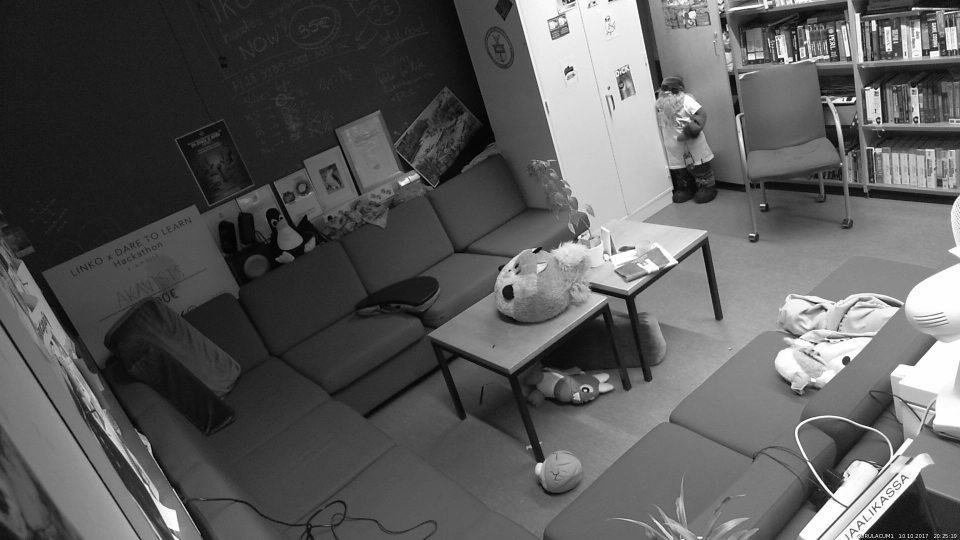
#> input picture Image Processing/imageset/room1_clear.jpg, 1920 x 1080 px (shown at 1/2 size)
$ python motiondetect.py imageset/room1_clear.jpg imageset/room2_clear.jpg 5 5
#> lines starting #> are read from the running program, lines starting #| are printed output that depends on the picture
import cv2
import sys
import time
import numpy
import urllib.request
from urllib.parse import urlencode
from urllib.request import Request, urlopen
import matplotlib.pyplot as plt
import matplotlib.image as mpimg
from collections import deque

br = 5
interval = 60

api = 'http://siika.es:1337/motion'
heatmap_api = 'http://siika.es:1337/heatmap'
prev = []
new = []
heatmap = deque()

sources = [
    'http://haba.tko-aly.fi/kuvat/webcam1.jpg',
    'http://haba.tko-aly.fi/kuvat/webcam2.jpg'
]

seatCoordinates = [
    (960, 400),
    (800, 500),
    (610, 595),
    (415, 745),
    (600, 915),
    (750, 1060),
    (1340, 1030),
    (1565, 800),
    (1735, 615)]

# Read image from url as greyscale
def getImageFromUrl(url):
#> called with url = 'imageset/room1_clear.jpg'
    res = urllib.request.urlopen(url)
    img = numpy.asarray(bytearray(res.read()), dtype="uint8")
    img = cv2.imdecode(img, cv2.IMREAD_GRAYSCALE)
#> img is the input picture: shape (1080, 1920); min 0, max 255, mean 91.4

    return img

def checkSofas(img):
    for i, c in enumerate(seatCoordinates):
        x,y = c
        size = 20
        roi = img[y-size:y+size, x-size:x+size]
        mean = roi.mean()
        print("%s: %s" % (i, mean > 100))
        cv2.rectangle(img, (x-size, y-size), (x+size, y+size), red)

def showImageAndWait(img):
    cv2.imshow('image', img)
    cv2.waitKey(0)

def compareImages(prev, new):

    diff = cv2.absdiff(prev, new)
#> diff: shape (1080, 1920); every value is 0
    ret, thresh = cv2.threshold(diff, 5, 255, cv2.THRESH_BINARY)

    # Absolute change in pixel values
    # Usually between 200 000 - 50 000 000
    absolutePixelChange = numpy.sum(diff)
#> absolutePixelChange = 0

    # Calculate maximum pixel values from image size
    maxPixelValue = diff.shape[0]*diff.shape[1]*255
#> maxPixelValue = 528768000

    # Percentage of change relative to maximum change in pixels
    # If all pixels change from 0 -> 255, the value is 1,0
    relativePixelChange = absolutePixelChange / maxPixelValue
#> relativePixelChange = 0

    # Percentage of change in thresholded image
    thresholdChange = numpy.sum(thresh)
#> thresholdChange = 0
    relativeThresholdChange = thresholdChange / maxPixelValue
#> relativeThresholdChange = 0

    # Uncomment to view the images:
    # showImageAndWait(diff)
    # showImageAndWait(thresh)

    # Discard data if change is too much (i.e light switched off)
    if(relativeThresholdChange >= 0.90 or relativeThresholdChange < 0.001):
        return None

    data = {
        'abs_change': absolutePixelChange,
        'rel_change': relativePixelChange,
        'thresh_change': relativeThresholdChange
    }

    return data

def processImages(prev, new):
    return cv2.addWeighted(prev, 0.5, new, 0.5, 0)

def getDiff(prev, new):
    diff = cv2.absdiff(prev, new)
    ret, thresh = cv2.threshold(diff, 5, 255, cv2.THRESH_BINARY)
    return thresh / 255
#> returned value: shape (1080, 1920) float64; every value is 0

def updateHeatmap(diff):
    if len(heatmap) >= 60:
        heatmap.popleft()
    heatmap.append(diff)


def normalize(heatmap):
    maxp = numpy.amax(heatmap)
    return heatmap / maxp

def sendData(api, data, location):
    if(data):
        data['location'] = location
        request = Request(api, urlencode(data).encode())
        json = urlopen(request).read().decode()
        print(json)

def generateHeatmap(heatmap, room_id):
#> called with room_id = 'imageset/room2_clear.jpg'
    combined = numpy.zeros((1080, 1920), numpy.uint16)
    for h in heatmap:
        combined = numpy.add(combined, h)
    plt.axis('off')
    plt.figure(figsize=(20,10))
    hmap = plt.imshow(normalize(combined))
    hmap.set_cmap('nipy_spectral')
    plt.savefig('heatmap' + room_id + '.png', bbox_inches='tight')
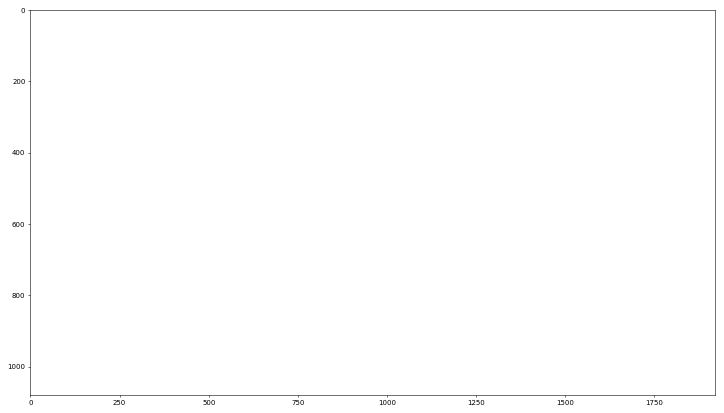
#> figure drawn by matplotlib, 1 panel
    plt.close()

def main(url, room_id, interval, maxIterations):
    prev = cv2.blur(getImageFromUrl(url), (br,br))
    heatmap.append(numpy.zeros((1080, 1920), numpy.uint8))

    i = 0
    while i != maxIterations:
        time.sleep(interval)
        new = cv2.blur(getImageFromUrl(url), (br,br))
        data = compareImages(prev, new)
        updateHeatmap(getDiff(prev, new))
        generateHeatmap(heatmap, room_id)

        sendData(api, data, room_id)
        prev = processImages(prev, new)

        i += 1

if __name__ == "__main__":
    if len(sys.argv) < 4:
        print('Missing parameters: url(address to fetch images) room_id(integer) interval(minutes) max_iterations(-1 for infinite)')
    else:
        url = sys.argv[1]
        room_id = sys.argv[2]
        interval = int(sys.argv[3])
        max_iterations = int(sys.argv[4])

        main(url, room_id, interval, max_iterations)
